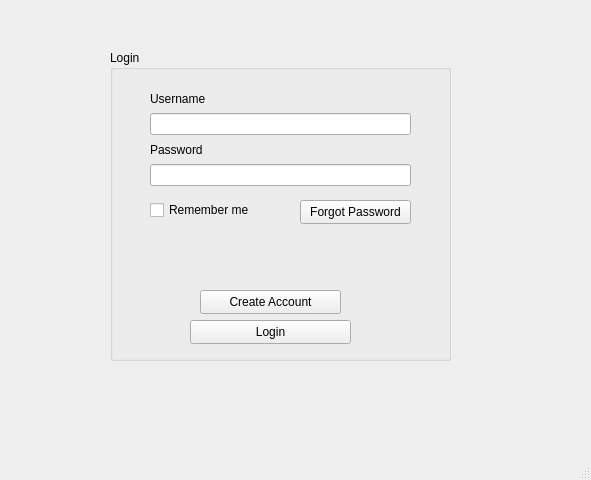
<?xml version="1.0" encoding="UTF-8"?>
<ui version="4.0">
 <class>MainWindow</class>
 <widget class="QMainWindow" name="MainWindow">
  <property name="geometry">
   <rect>
    <x>0</x>
    <y>0</y>
    <width>591</width>
    <height>480</height>
   </rect>
  </property>
  <property name="windowTitle">
   <string>MainWindow</string>
  </property>
  <widget class="QWidget" name="centralwidget">
   <widget class="QGroupBox" name="groupBox">
    <property name="geometry">
     <rect>
      <x>110</x>
      <y>50</y>
      <width>341</width>
      <height>311</height>
     </rect>
    </property>
    <property name="title">
     <string>Login</string>
    </property>
    <widget class="QPushButton" name="CreateAccountBtn">
     <property name="geometry">
      <rect>
       <x>90</x>
       <y>240</y>
       <width>141</width>
       <height>24</height>
      </rect>
     </property>
     <property name="text">
      <string>Create Account</string>
     </property>
    </widget>
    <widget class="QPushButton" name="LoginBtn">
     <property name="geometry">
      <rect>
       <x>80</x>
       <y>270</y>
       <width>161</width>
       <height>24</height>
      </rect>
     </property>
     <property name="text">
      <string>Login</string>
     </property>
    </widget>
    <widget class="QPushButton" name="ForgotPasswordBtn">
     <property name="geometry">
      <rect>
       <x>190</x>
       <y>150</y>
       <width>111</width>
       <height>24</height>
      </rect>
     </property>
     <property name="text">
      <string>Forgot Password</string>
     </property>
    </widget>
    <widget class="QCheckBox" name="RememberMeCheck">
     <property name="geometry">
      <rect>
       <x>40</x>
       <y>150</y>
       <width>111</width>
       <height>20</height>
      </rect>
     </property>
     <property name="text">
      <string>Remember me</string>
     </property>
    </widget>
    <widget class="QWidget" name="layoutWidget">
     <property name="geometry">
      <rect>
       <x>40</x>
       <y>40</y>
       <width>261</width>
       <height>96</height>
      </rect>
     </property>
     <layout class="QVBoxLayout" name="verticalLayout">
      <item>
       <widget class="QLabel" name="label">
        <property name="text">
         <string>Username</string>
        </property>
       </widget>
      </item>
      <item>
       <widget class="QLineEdit" name="lineEditUsername"/>
      </item>
      <item>
       <widget class="QLabel" name="label_2">
        <property name="text">
         <string>Password</string>
        </property>
       </widget>
      </item>
      <item>
       <widget class="QLineEdit" name="lineEditPassword">
        <property name="echoMode">
         <enum>QLineEdit::EchoMode::Password</enum>
        </property>
       </widget>
      </item>
     </layout>
    </widget>
   </widget>
  </widget>
  <widget class="QMenuBar" name="menubar">
   <property name="geometry">
    <rect>
     <x>0</x>
     <y>0</y>
     <width>591</width>
     <height>22</height>
    </rect>
   </property>
  </widget>
  <widget class="QStatusBar" name="statusbar"/>
 </widget>
 <resources/>
 <connections/>
</ui>
